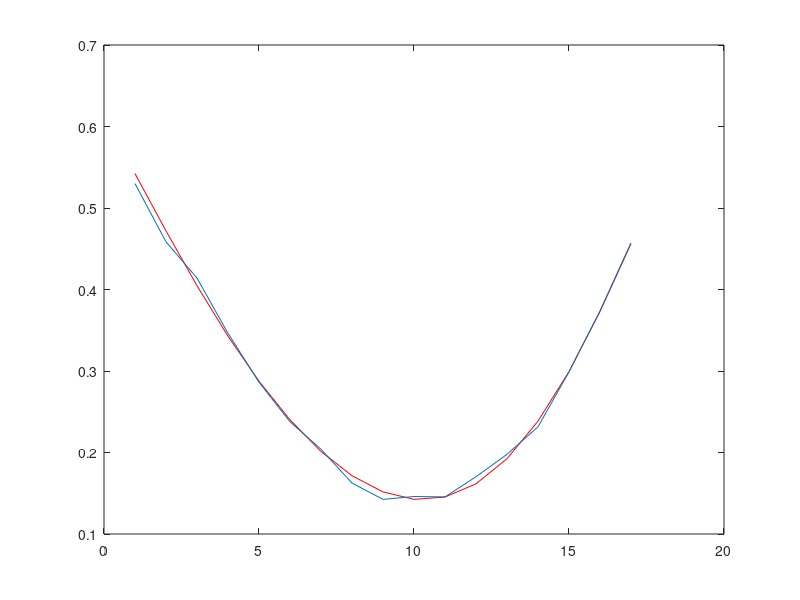

Source code (MATLAB):
R1 = 150;
R2 = 0.4*R1;
lambda = 0.001;

theta = 15*pi/180; %0; %acos( 1 - R2*R2/(2*R1*R1) );
x = R1*cos(theta)-sqrt(R2*R2 - R1*R1*sin(theta)^2):3:R1;

probability_formula = zeros(1,numel(x));

for j = 1:numel(x)
    r = x(j) ;

    beta1 = acos( 1 - R2*R2/(2*R1*R1) ) - theta;
    beta2 = acos( 1 - R2*R2/(2*R1*R1) );


    alpha1 = theta + atan( R1*sin(beta1)/(R1*cos(beta1) - r) );
    alpha2 = atan( (r*sin(theta) + R1*sin(beta2))/(R1*cos(beta2) - r*cos(theta)));

    r11 = @(alpha) -r*cos(theta-alpha) + sqrt( R1*R1 - r*r * sin(theta-alpha).*sin(theta-alpha) );
    r12 = @(alpha) R1*cos(alpha) - r*cos(alpha-theta) + sqrt( (R1*cos(alpha)-r*cos(alpha-theta)).*(R1*cos(alpha)-r*cos(alpha-theta)) - r*r*sin(theta)*sin(theta) - (R1-r*cos(theta))^2 + R2*R2 );

    a1 = alpha1;
    a2 = alpha2;
    if a1 < 0
        a1 = pi + a1;
    end
    if a2 < 0
        a2 = pi + a2;
    end
    f1 = @(alpha) (1/2/pi)*exp(-pi*lambda*r11(alpha).*r11(alpha));
    f2 = @(alpha) (1/2/pi)*exp(-pi*lambda*r12(alpha).*r12(alpha));
    Prob = integral(f1,-a2,a1) +  integral(f2,a1,2*pi-a2);
    probability_formula(j) = Prob;
end
plot(probability_formula,'r')
hold on
%% Simulation

origin = [0,0];
L = 2000; 
area = L*L;

center1 = origin;
center2 = [R1,0];
%x = R1-R2:5:R1; % along the line joining the centers

probability_sim = zeros(1,numel(x));

for j = 1:numel(x)
     
    r = x(j);
    currentPosition = [r*cos(theta), r*sin(theta)];

    noOfIters = 4000;

    out = zeros(1,noOfIters);


    for i = 1:noOfIters

        N = poissrnd(lambda*area); % no. of AUs
        p = unifrnd(-L/2,L/2,N,2);

        distances = sqrt(sum((p-repmat(currentPosition,length(p),1))'.^2));
        minDist = min(distances);
        nextPosIndex = find(distances == minDist);
        nextPosition = p(nextPosIndex,:);

        if (norm(nextPosition-center1) > R1) || (norm(nextPosition-center2) > R2)
            out(i) = 1;
        end

    end

probability_sim(j) = sum(out)/noOfIters;

end
plot(probability_sim)